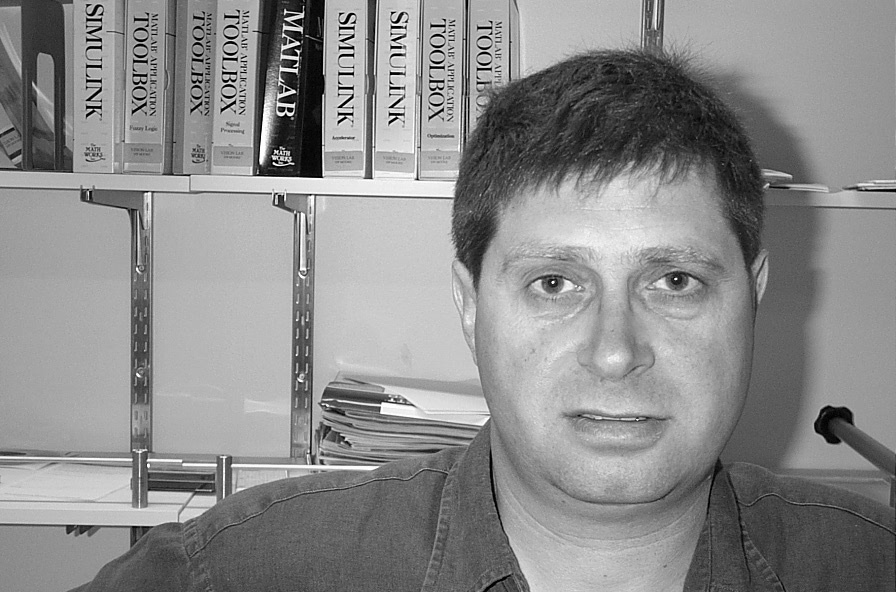
#> input picture scripts/image_test.jpg, 896 x 592 px, found by its file name
$ python homofilt.py
#> lines starting #> are read from the running program, lines starting #| are printed output that depends on the picture
import logging
import numpy as np

# Homomorphic filter class
class HomomorphicFilter:
    """Homomorphic filter implemented with diferents filters and an option to an external filter.

    High-frequency filters implemented:
        butterworth
        gaussian

    Attributes:
        a, b: Floats used on emphasis filter:
            H = a + b*H

        .
    """

    def __init__(self, a = 0.5, b = 1.5):
        self.a = float(a)
        self.b = float(b)

    # Filters
    def __butterworth_filter(self, I_shape, filter_params):
        P = I_shape[0]/2
        Q = I_shape[1]/2
        U, V = np.meshgrid(range(I_shape[0]), range(I_shape[1]), sparse=False, indexing='ij')
        Duv = (((U-P)**2+(V-Q)**2)).astype(float)
        H = 1/(1+(Duv/filter_params[0]**2)**filter_params[1])
        return (1 - H)

    def __gaussian_filter(self, I_shape, filter_params):
        P = I_shape[0]/2
        Q = I_shape[1]/2
        H = np.zeros(I_shape)
        U, V = np.meshgrid(range(I_shape[0]), range(I_shape[1]), sparse=False, indexing='ij')
        Duv = (((U-P)**2+(V-Q)**2)).astype(float)
        H = np.exp((-Duv/(2*(filter_params[0])**2)))
        return (1 - H)

    # Methods
    def __apply_filter(self, I, H):
        H = np.fft.fftshift(H)
        I_filtered = (self.a + self.b*H)*I
        return I_filtered

    def filter(self, I, filter_params, filter='butterworth', H = None):
        """
        Method to apply homormophic filter on an image

        Attributes:
            I: Single channel image
            filter_params: Parameters to be used on filters:
                butterworth:
                    filter_params[0]: Cutoff frequency
                    filter_params[1]: Order of filter
                gaussian:
                    filter_params[0]: Cutoff frequency
            filter: Choose of the filter, options:
                butterworth
                gaussian
                external
            H: Used to pass external filter
        """
#> called with filter = 'butterworth'

        #  Validating image
        if len(I.shape) != 2:
            raise Exception('Improper image')

        # Take the image to log domain and then to frequency domain
        I_log = np.log1p(np.array(I, dtype="float"))
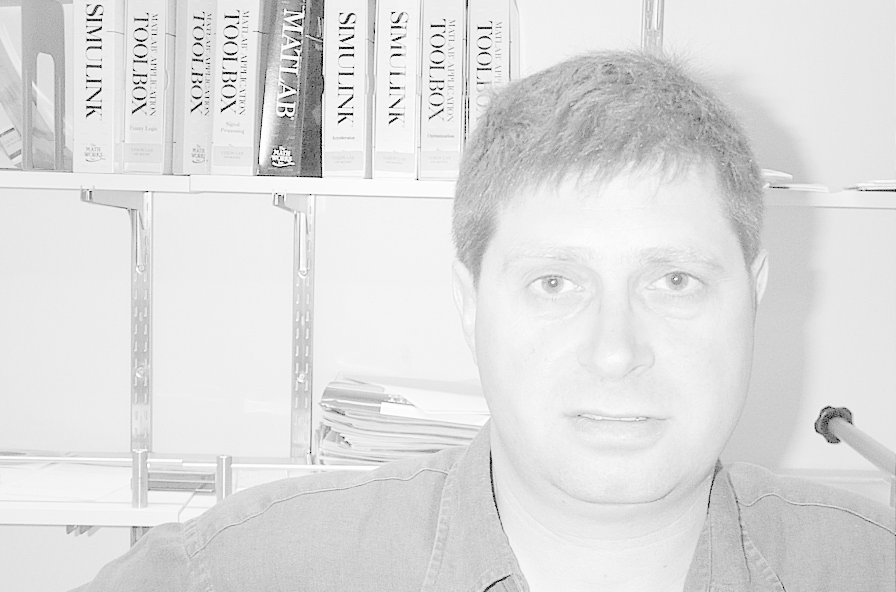
#> I_log: shape (592, 896) float64; min 0, max 5.55, mean 4.83; drawn with min black and max white
        I_fft = np.fft.fft2(I_log)

        # Filters
        if filter=='butterworth':
            H = self.__butterworth_filter(I_shape = I_fft.shape, filter_params = filter_params)
        elif filter=='gaussian':
            H = self.__gaussian_filter(I_shape = I_fft.shape, filter_params = filter_params)
        elif filter=='external':
            print('external')
            if len(H.shape) != 2:
                raise Exception('Invalid external filter')
        else:
            raise Exception('Selected filter not implemented')

        # Apply filter on frequency domain then take the image back to spatial domain
        I_fft_filt = self.__apply_filter(I = I_fft, H = H)
#> in __apply_filter, `H = np.fft.fftshift(H)`:
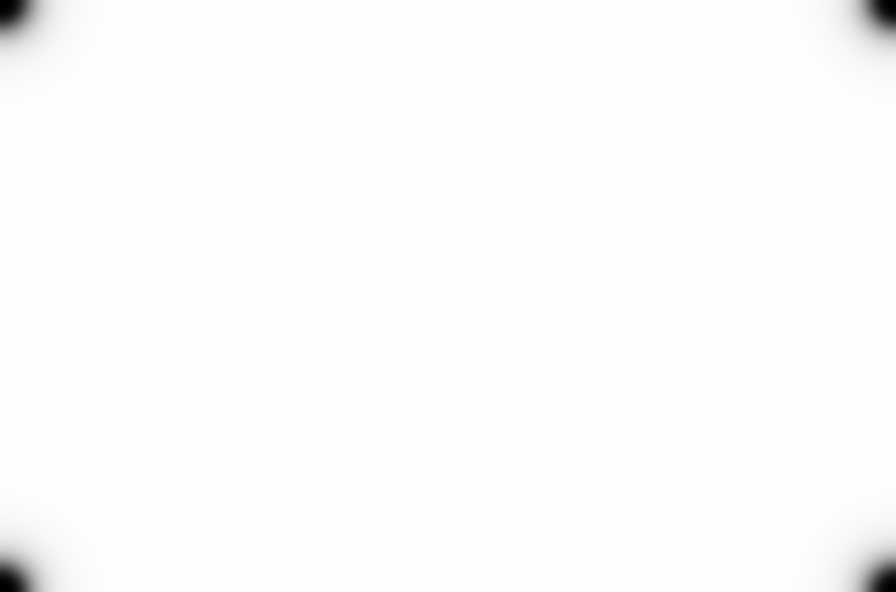
#> H: shape (592, 896) float64; min 0, max 1, mean 0.992
        I_filt = np.fft.ifft2(I_fft_filt)
        I = np.exp(np.real(I_filt))-1
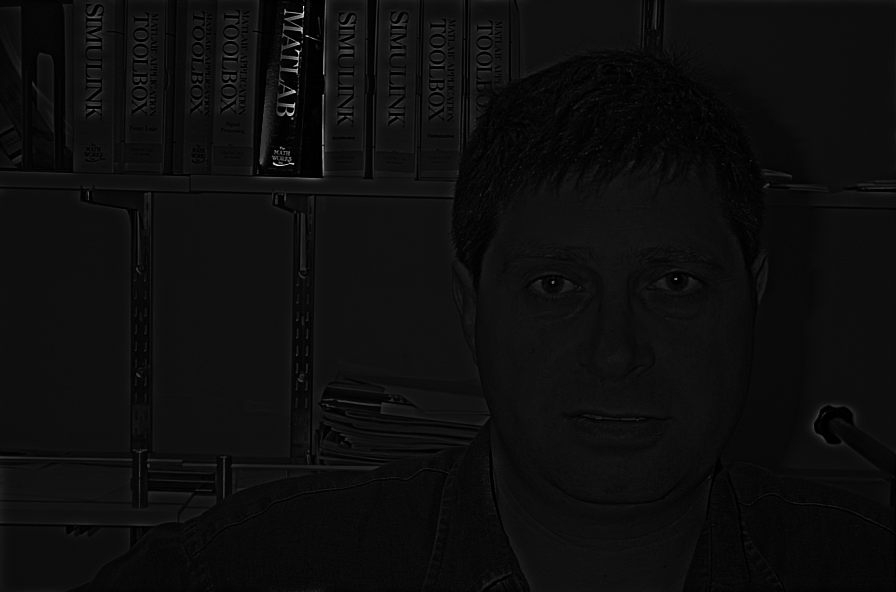
#> I: shape (592, 896) float64; min -0.999, max 791.1, mean 42.8; drawn with min black and max white
        return np.uint8(I)
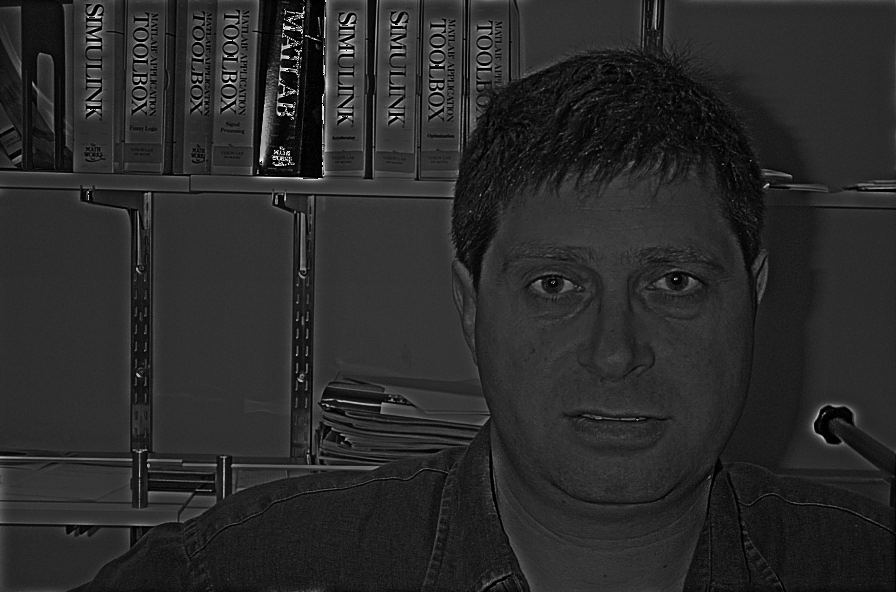
#> returned value: shape (592, 896); min 0, max 255, mean 42
# End of class HomomorphicFilter

if __name__ == "__main__":
    import cv2
    # Code parameters
    path_in = 'image_test.jpg'
    path_out = 'out_test.jpg'


    # Main code
    img = cv2.imread(path_in)[:, :, 0]
    homo_filter = HomomorphicFilter(a = 0.75, b = 1.25)
    img_filtered = homo_filter.filter(I=img, filter_params=[30,2])
    cv2.imwrite(path_out, img_filtered)

$ run again, with data/face/BioID/BioID_0000.pgm saved as scripts/image_test.jpg
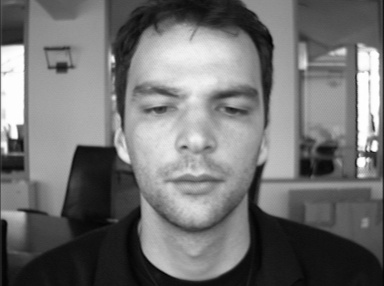
#> input picture data/face/BioID/BioID_0000.pgm, 384 x 286 px, found by its file name
#> in filter, `I = np.exp(np.real(I_filt))-1`:
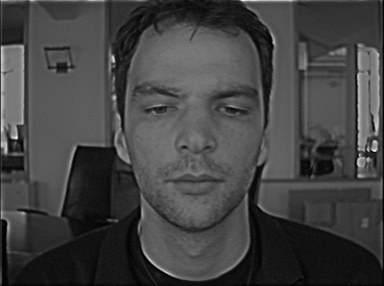
#> I: shape (286, 384) float64; min -0.781, max 128.7, mean 33.4; drawn with min black and max white
#> in filter, `return np.uint8(I)`:
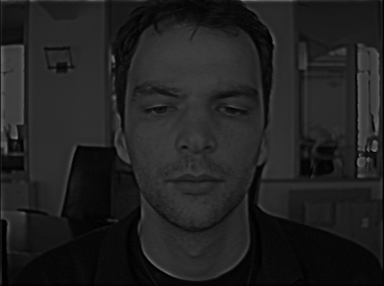
#> returned value: shape (286, 384); min 0, max 128, mean 32.9
